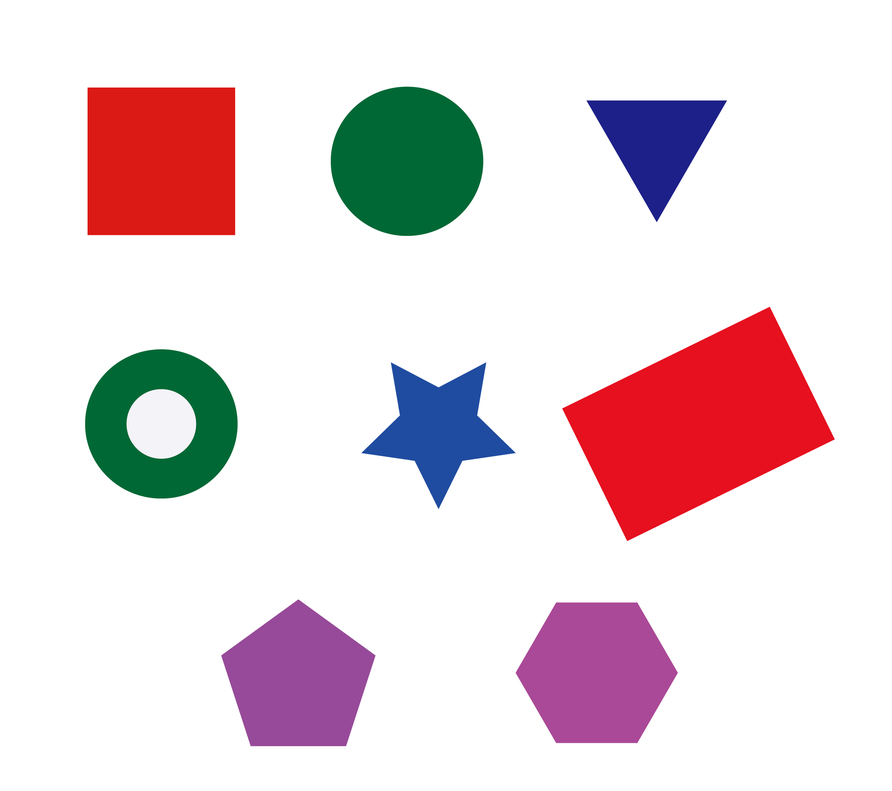
#> input picture shape.png, 892 x 791 px, shrunk from 2292 x 2033 before the run
$ python opencv4_quiz7.py
#> lines starting #> are read from the running program, lines starting #| are printed output that depends on the picture; after the words box and inside, x2 and y2 are one past the last pixel; in counts of white or black regions, pixels touching at a corner belong together
import cv2 as cv
import numpy as np

def judge_shape(val):

    if val == 3:
        print(1)
        cv.putText(image, text='Triangle', org=center, fontFace=1, fontScale=5, color=(0, 0, 0))
    elif val == 4:
        cv.putText(image, text='Rectangle', org=center, fontFace=1, fontScale=5, color=(0, 0, 0))
    elif val == 5:
        cv.putText(image, text='pentagon', org=center, fontFace=1, fontScale=5, color=(0, 0, 0))
    elif val == 6:
        cv.putText(image, text='hexagon', org=center, fontFace=1, fontScale=5, color=(0, 0, 0))
    elif val == 10:
        cv.putText(image, text='star', org=center, fontFace=1, fontScale=5, color=(0, 0, 0))
    else:
        cv.putText(image, text='circle', org=center, fontFace=1, fontScale=5, color=(0, 0, 0))
def get_center(approx):
    center = np.int0((sum(approx)[0] / len(approx)))
    center = (center[0], center[1])
    return center

if __name__ == '__main__':
    image = cv.imread('shape.png')
#> image is the input picture: shape (791, 892, 3); mean B, G, R 220.2, 215.8, 230.9
    gray = cv.cvtColor(image,cv.COLOR_BGR2GRAY)
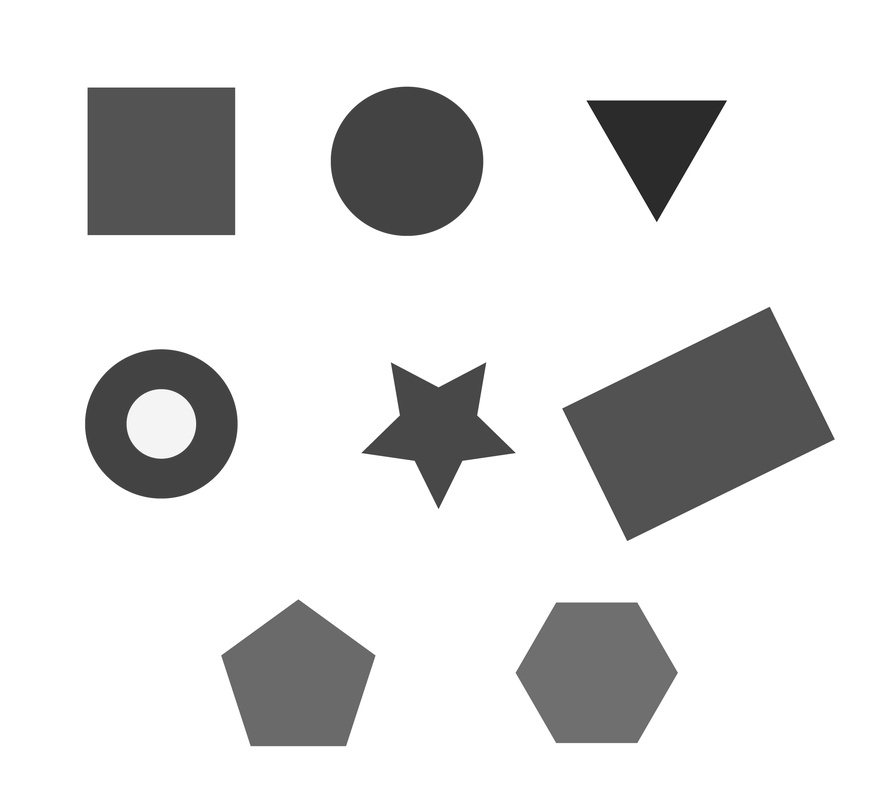
#> gray: shape (791, 892); min 15, max 255, mean 220.8
    ret,binary = cv.threshold(gray,150,255,cv.THRESH_BINARY)
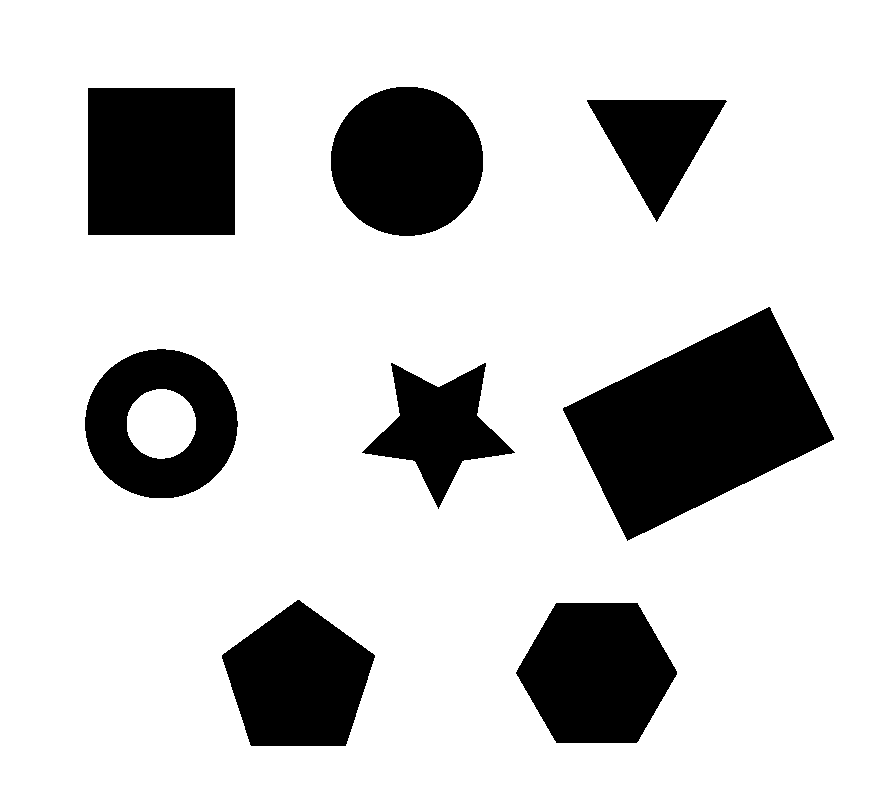
#> binary: shape (791, 892); 80.4% white; 8 black regions
    contours, hierarchy = cv.findContours(binary, cv.RETR_TREE, cv.CHAIN_APPROX_SIMPLE)
#> contours = 10 contours; largest, box (x1, y1, x2, y2) and area: (0, 0, 892, 791) 703890, (562, 306, 835, 542) 34399, (87, 87, 236, 236) 21902, (330, 86, 484, 237) 18079, (84, 348, 239, 499) 18076
    res = image.copy()

    for i in range(len(contours)):
        approx = cv.approxPolyDP(contours[i], 2, closed=True)
        val ,cx,cy = approx.shape[:3]

        cv.drawContours(res, [approx], 0, (200, 0, 255), 3)
        center = get_center(approx)

        if hierarchy[0][i][3] != -1:
            continue
        elif hierarchy[0][i][2] != -1:
            cv.putText(image, text='ring', org=center, fontFace=1, fontScale=5, color=(0, 0, 0))
        else:
            judge_shape(val)
#> this loop made 10 passes
#> (val, center) on passes 2, 3, 4, 5, 6, 10: (8, (596, 671)), (5, (297, 680)), (10, (437, 427)), (16, (160, 423)), (16, (160, 423)), (16, (405, 161))
#> (approx, val, center) on passes 1, 7, 8, 9: ([[0, 0], [0, 790], [891, 790], [891, 0]], 4, (445, 395)), ([[769, 306], [834, 439], [627, 541], [562, 408]], 4, (698, 423)), ([[586, 100], [727, 101], [656, 222]], 3, (656, 141)), ([[87, 88], [234, 87], [235, 234], [88, 235]], 4, (161, 161))
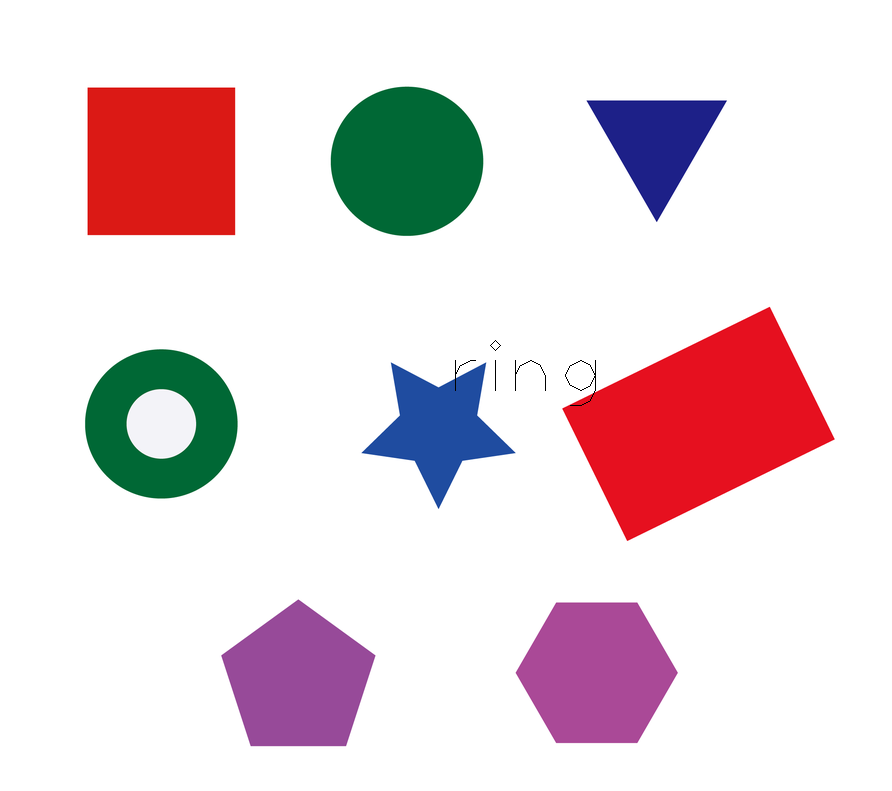
#> image: shape (791, 892, 3); 0.05% of pixels changed, all inside (x1, y1, x2, y2) = (455, 340, 596, 406)
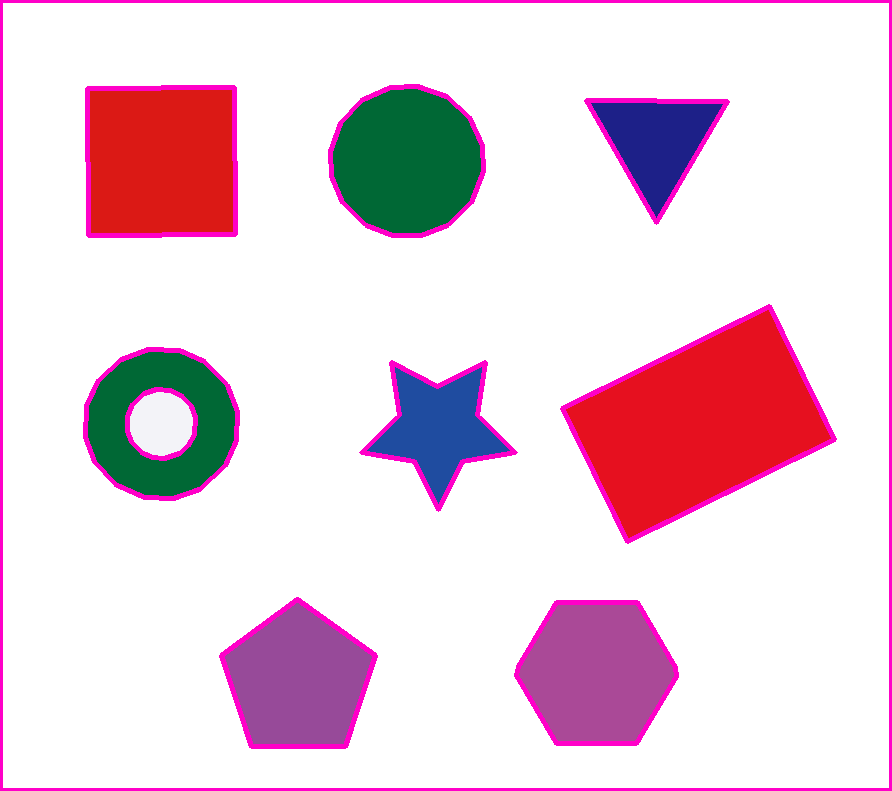
#> res: shape (791, 892, 3); 4.51% of pixels changed, all inside (x1, y1, x2, y2) = (0, 0, 892, 791)

    cv.imshow('ApproxPolyDP', image)
    cv.waitKey(0)
    cv.destroyAllWindows()
